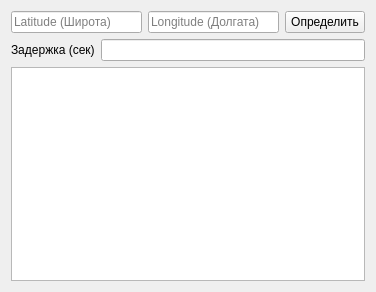
<?xml version="1.0" encoding="UTF-8"?>
<ui version="4.0">
 <class>Form</class>
 <widget class="QWidget" name="Form">
  <property name="geometry">
   <rect>
    <x>0</x>
    <y>0</y>
    <width>371</width>
    <height>292</height>
   </rect>
  </property>
  <property name="windowTitle">
   <string>Weather</string>
  </property>
  <layout class="QVBoxLayout" name="verticalLayout_2">
   <item>
    <layout class="QVBoxLayout" name="verticalLayout">
     <item>
      <layout class="QHBoxLayout" name="horizontalLayout">
       <item>
        <widget class="QLineEdit" name="line_latedit">
         <property name="minimumSize">
          <size>
           <width>131</width>
           <height>21</height>
          </size>
         </property>
         <property name="placeholderText">
          <string>Latitude (Широта)</string>
         </property>
        </widget>
       </item>
       <item>
        <widget class="QLineEdit" name="line_lonedit">
         <property name="minimumSize">
          <size>
           <width>131</width>
           <height>21</height>
          </size>
         </property>
         <property name="placeholderText">
          <string>Longitude (Долгата)</string>
         </property>
        </widget>
       </item>
       <item>
        <widget class="QPushButton" name="start_stop_Button">
         <property name="text">
          <string>Определить</string>
         </property>
         <property name="checkable">
          <bool>true</bool>
         </property>
         <property name="checked">
          <bool>false</bool>
         </property>
        </widget>
       </item>
      </layout>
     </item>
     <item>
      <layout class="QHBoxLayout" name="horizontalLayout_2">
       <item>
        <widget class="QLabel" name="label">
         <property name="text">
          <string>Задержка (сек)</string>
         </property>
        </widget>
       </item>
       <item>
        <widget class="QLineEdit" name="lineEditDelay">
         <property name="minimumSize">
          <size>
           <width>131</width>
           <height>21</height>
          </size>
         </property>
        </widget>
       </item>
      </layout>
     </item>
    </layout>
   </item>
   <item>
    <widget class="QPlainTextEdit" name="plainTextEdit">
     <property name="readOnly">
      <bool>true</bool>
     </property>
    </widget>
   </item>
  </layout>
 </widget>
 <resources/>
 <connections/>
</ui>
